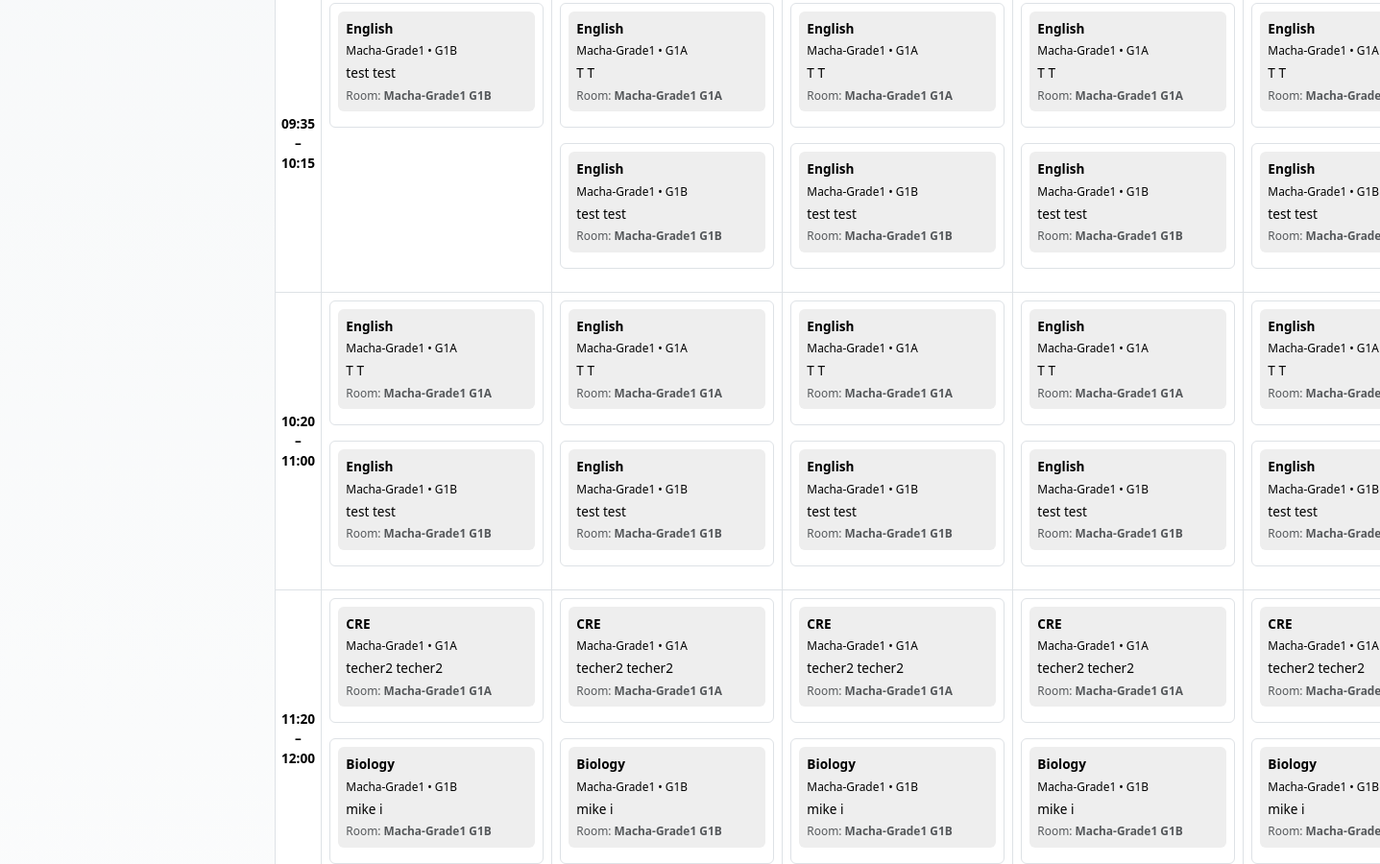
/timetable/week/ (signed in, middle part), run on an earlier commit of the app's database.
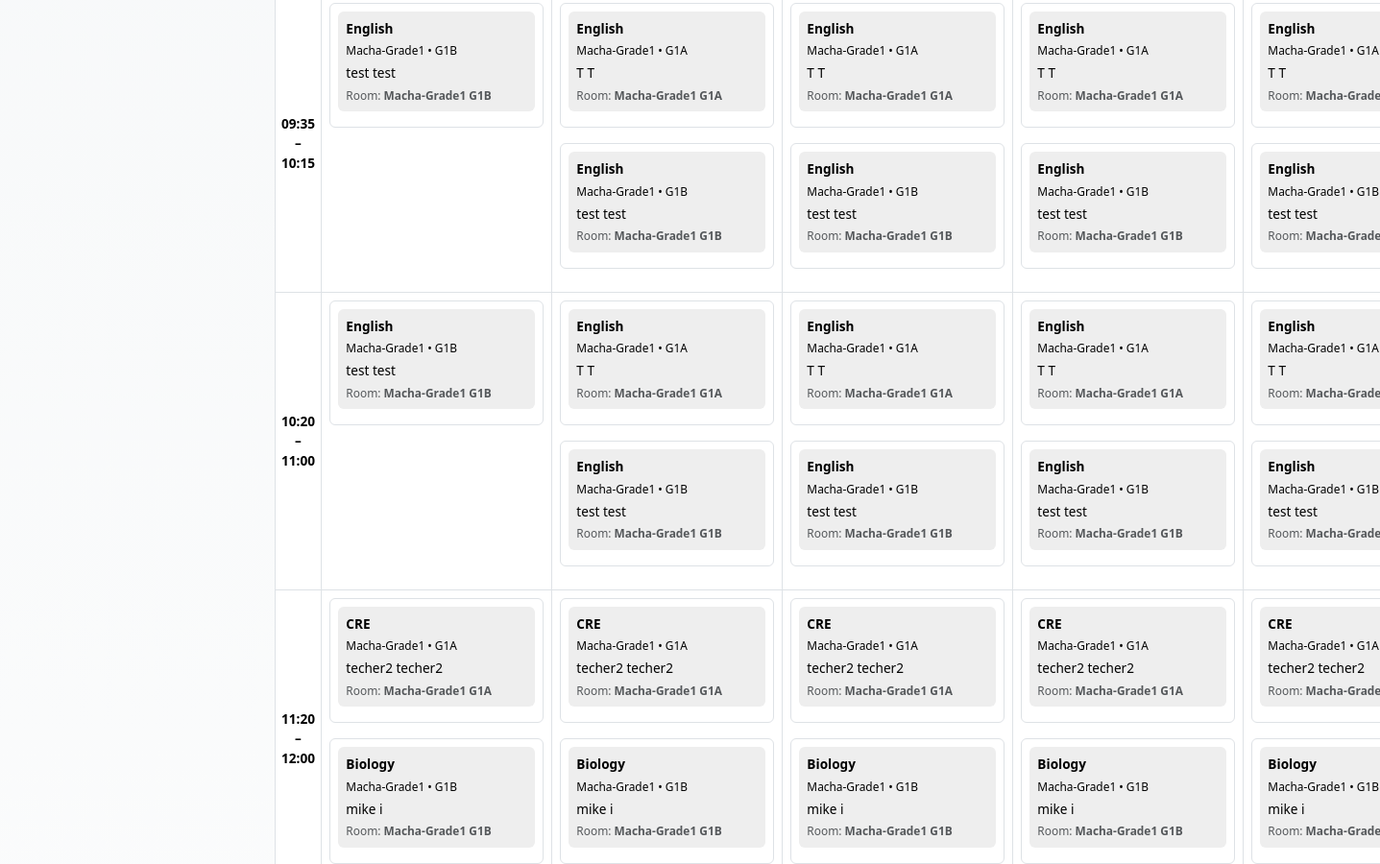
And on a later commit of the database.
### school/models.py (models this page shows, shortened)
class TimeSlot(models.Model):
    start_time = models.TimeField()
    end_time = models.TimeField()
    description = models.CharField(max_length=100, blank=True)
    school = models.ForeignKey('School', on_delete=models.CASCADE, related_name='time_slots')
    created_at = models.DateTimeField(auto_now_add=True)
    created_by = models.ForeignKey('StaffProfile', on_delete=models.SET_NULL, null=True, related_name='created_time_slots')
    updated_at = models.DateTimeField(auto_now=True)
    updated_by = models.ForeignKey('StaffProfile', on_delete=models.SET_NULL, null=True, related_name='updated_time_slots')
    class Meta:
        unique_together = ['school', 'start_time', 'end_time']
        ordering = ['start_time']

class Lesson(models.Model):
    timetable = models.ForeignKey(Timetable, on_delete=models.CASCADE, related_name='lessons', blank=True, null=True)
    subject = models.ForeignKey(Subject, on_delete=models.CASCADE, related_name='lessons', blank=True, null=True)
    stream = models.ForeignKey('Streams', on_delete=models.CASCADE, related_name='lessons', blank=True, null=True)
    teacher = models.ForeignKey('StaffProfile', on_delete=models.CASCADE, related_name='lessons_taught')
    day_of_week = models.CharField(max_length=10, choices=WEEKDAY_CHOICES, blank=True, null=True)
    time_slot = models.ForeignKey(TimeSlot, on_delete=models.CASCADE, related_name='lessons', blank=True, null=True)
    room = models.CharField(max_length=50, blank=True)
    is_canceled = models.BooleanField(default=False)
    lesson_date = models.DateField(blank=True, null=True)  # For one-off changes
    notes = models.TextField(blank=True)
    class Meta:
        ordering = ['day_of_week','lesson_date', 'time_slot__start_time']
        unique_together = ['timetable', 'subject', 'day_of_week', 'time_slot', 'stream']

class Subject(models.Model):
    name = models.CharField(max_length=255)
    description = models.TextField(blank=True)
    code = models.CharField(max_length=100, blank=True)
    school = models.ForeignKey(School, on_delete=models.CASCADE)
    grade = models.ForeignKey(Grade, on_delete=models.CASCADE, related_name='subjects')
    start_date = models.DateField()
    end_date = models.DateField(blank=True, null=True)
    sessions_per_week = models.PositiveIntegerField(default=2)
    is_active = models.BooleanField(default=True)

class Streams(models.Model):
    name = models.CharField(max_length=50)
    grade = models.ForeignKey(Grade, on_delete=models.CASCADE, related_name='streams')
    school = models.ForeignKey(School, on_delete=models.CASCADE, related_name='streams')
    capacity = models.PositiveIntegerField(default=30)
    is_active = models.BooleanField(default=True)
    class Meta:
        unique_together = ['grade', 'name', 'school']

class Grade(models.Model):
    name = models.CharField(max_length=50)
    school = models.ForeignKey(School, on_delete=models.CASCADE, related_name='grades')
    lessons_per_term = models.PositiveIntegerField(default=9)
    description = models.TextField(blank=True)
    code = models.CharField(max_length=50, db_index=True)
    capacity = models.PositiveIntegerField(default=30)
    created_at = models.DateTimeField(auto_now_add=True)
    is_active = models.BooleanField(default=True)
    class Meta:
        unique_together = ['school', 'code']

class StaffProfile(models.Model):
    user = models.OneToOneField(User, on_delete=models.CASCADE)
    staff_id = models.CharField(max_length=50, unique=True, db_index=True)
    date_of_birth = models.DateField(blank=True, null=True)
    gender = models.CharField(max_length=10, choices=GENDER_CHOICES, blank=True)
    employment_date = models.DateField(blank=True, null=True)
    position = models.CharField(max_length=100, choices=POSITION_CHOICES)
    tsc_number = models.CharField(max_length=50, unique=True, blank=True, null=True)
    qualification = models.TextField(blank=True, null=True)
    subjects = models.ManyToManyField(Subject, related_name='teachers_subjects', blank=True, null=True)  # Changed(max_length=255, blank=True, null=True)
    bio = models.TextField(blank=True, null=True)
    profile_picture = models.ImageField(upload_to='teachers/', blank=True, null=True)
    school = models.ForeignKey(School, on_delete=models.CASCADE)
    department = models.CharField(max_length=50, blank=True)  # e.g., 'Dining Hall', 'School Gate'
    roles = models.ManyToManyField(Role, blank=True, related_name='staff_members')

### userauths/models.py (models this page shows, shortened)
class User(AbstractUser):
    COUNTRY_CURRENCY_MAP = {
        'KENYA': 'KES',
        'UGANDA': 'UGX',
    }
    username = None  # Disable username field
    phone_number = models.CharField(max_length=15, unique=True)
    country = models.CharField(max_length=15,blank=True, null=True)
    email = models.EmailField(unique=True)
    first_name = models.CharField(max_length=50)
    last_name = models.CharField(max_length=50)
    is_staff = models.BooleanField(default=False)
    is_superuser = models.BooleanField(default=False)
    is_admin = models.BooleanField(default=False)
    school_staff = models.BooleanField(default=False)
    is_student = models.BooleanField(default=False)
    is_teacher = models.BooleanField(default=False)
    is_parent = models.BooleanField(default=False)
    is_active = models.BooleanField(default=True)
    is_verified = models.BooleanField(default=False)
    created_at = models.DateTimeField(auto_now_add=True)
    updated_at = models.DateTimeField(auto_now=True)
    objects = CustomUserManager()
    USERNAME_FIELD = 'email'  # Use email as the username field
    REQUIRED_FIELDS = ['first_name', 'last_name', 'phone_number']  # Required fields for createsuperuser
    class Meta:
        ordering = ['-created_at']

### school/views.py (the view)
# urls.py: path('timetable/week/', views.view_timetable_week, name='timetable_week'),
@login_required
def view_timetable_week(request):
    user = request.user
    school = getattr(user, "staffprofile", None)
    if not school:
        return render(request, "school/error.html", {"message": "No staff profile found."})
    school = school.school
    focus_date_str = request.GET.get("date")
    try:
        focus_date = datetime.datetime.strptime(focus_date_str, "%Y-%m-%d").date() if focus_date_str else timezone.localdate()
    except (ValueError, TypeError):
        focus_date = timezone.localdate()
    week_start = focus_date - timedelta(days=focus_date.weekday())
    week_end = week_start + timedelta(days=4)
    week_days = [week_start + timedelta(days=i) for i in range(5)]
    time_slots = TimeSlot.objects.filter(school=school).order_by('start_time')
    lessons_qs = Lesson.objects.filter(
        timetable__school=school,
        timetable__term__is_active=True,
        lesson_date__range=(week_start, week_end),
    ).select_related(
        'subject',
        'teacher__user',
        'stream',
        'timetable',
    )
    streams = Streams.objects.filter(school=school)
    streams_dict = {s.id: s for s in streams}
    calendar = defaultdict(lambda: defaultdict(lambda: defaultdict(list)))
    for lesson in lessons_qs:
        date_str = lesson.lesson_date.strftime("%Y-%m-%d")
        if not lesson.time_slot or not lesson.stream:
            continue
        stream_id = lesson.stream.id
        lesson.stream_name = streams_dict.get(stream_id).name if streams_dict.get(stream_id) else "(stream missing)"
        calendar[lesson.time_slot.id][date_str][stream_id].append(lesson)
    calendar_plain = {
        slot_id: {
            date_str: dict(stream_dict)
            for date_str, stream_dict in date_dict.items()
        }
        for slot_id, date_dict in calendar.items()
    }
    subjects = Subject.objects.filter(school=school).distinct()
    subject_colors = {s.id: getattr(s, "color", "#eee") for s in subjects}
    subjects_dict = {s.id: s for s in subjects}
    conflict_lessons = set()
    context = {
        "week_days": week_days,
        "time_slots": time_slots,
        "calendar": calendar_plain,
        "subject_colors": subject_colors,
        "streams_dict": streams_dict,
        "focus_date": focus_date.strftime("%Y-%m-%d"),
        "conflict_lessons": conflict_lessons,
        "subjects": subjects_dict,
    }
    return render(request, "school/timetable_week.html", context)

### school/templatetags/dict_extras.py (called while the page is built)
@register.filter
def get_item(dictionary, key):
    if not dictionary:
        return []
    return dictionary.get(key, [])

### templates/school/timetable_week.html (shortened to what this page needs)
{% extends 'school/base.html' %}
{% load dict_extras %}
{% block content %}
<div class="container py-4">
    <div class="table-responsive">
        <table class="table table-bordered">
            <tbody>
                {% for slot in time_slots %}
                <tr>
                    <td class="fw-bold text-center align-middle">
                        {{ slot.start_time|time:"H:i" }} – {{ slot.end_time|time:"H:i" }}
                    </td>
                    {% for day in week_days %}
                    <td style="min-width:240px; vertical-align:top; padding:8px;">
                        {% with day_str=day|date:"Y-m-d" %}
                            {% with slot_day=calendar|get_item:slot.id|get_item:day_str %}
                                {% if slot_day %}
                                    {% for stream_id, lessons in slot_day.items %}
                                    <div class="mb-3 border rounded p-2">
                                        {% for lesson in lessons %}
                                        <div class="p-2 mb-2 rounded"
                                             style="background-color: {{ subject_colors|get_item:lesson.subject.id|default:'#f8f9fa' }};">
                                            <div class="fw-bold mb-1">{{ lesson.subject.name|default:"—" }}</div>
                                            <div class="small mb-1">
                                                {% if lesson.stream.grade %}
                                                    {{ lesson.stream.grade.name|default:"(no grade)" }}
                                                {% elif lesson.timetable and lesson.timetable.grade %}
                                                    {{ lesson.timetable.grade.name|default:"(no grade)" }}
                                                {% else %}
                                                    Grade not available
                                                {% endif %}
                                                • {{ lesson.stream_name }}
                                            </div>
                                            <div class="mb-1">{{ lesson.teacher.user.get_full_name|default:"—" }}</div>
                                            <div class="small text-muted">
                                                Room: <strong>{{ lesson.room|default:"—" }}</strong>
                                            </div>
                                        </div>
                                        {% endfor %}
                                    </div>
                                    {% endfor %}
                                {% else %}
                                    <span class="text-muted small">No lesson</span>
                                {% endif %}
                            {% endwith %}
                        {% endwith %}
                    </td>
                    {% endfor %}
                </tr>
                {% endfor %}
            </tbody>
        </table>
    </div>
</div>
{% endblock %}

What changed in the data, as far as the page shows it:
no longer on this page (row edited): Lesson: subject.name "English", stream.grade.name "Macha-Grade1", stream_name "G1A", teacher.user.get_full_name "T T", room "Macha-Grade1 G1A"
